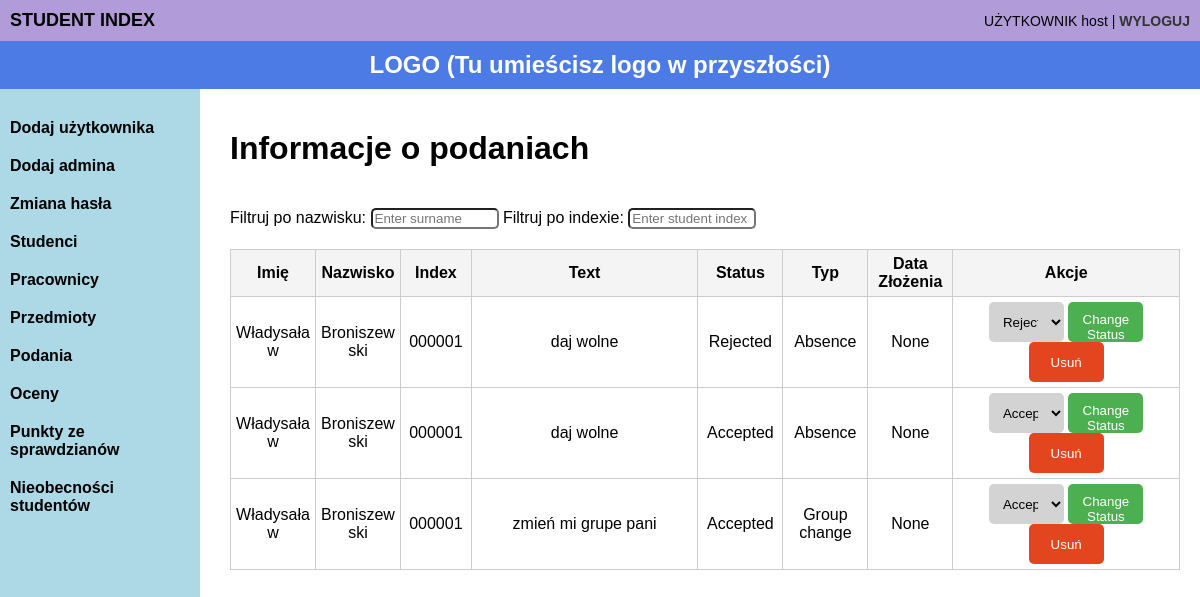
The app's page /admin_dashboard/aplication/ (signed in) with its own data.
### Studentind/models.py (models this page shows, shortened)
class CustomUser(AbstractUser):
    ROLE_CHOICES = (
        ('Student', 'Student'),
        ('Teacher', 'Teacher'),
        ('Admin', 'Admin'),
    )
    role = models.CharField(max_length=10, choices=ROLE_CHOICES, default='student')

class Student(models.Model):
    studentIndex = models.CharField(max_length=6, editable=False, unique=True)
    name = models.CharField(max_length=20)
    surname = models.CharField(max_length=20)
    email = models.CharField(max_length=35)
    pesel = models.CharField(max_length=11, unique = True)
    phone_nr = models.CharField(max_length=9)
    city = models.CharField(max_length = 20)
    street = models.CharField(max_length = 20)
    home_nr = models.CharField(max_length = 4)
    flat_nr = models.CharField(max_length = 7, null = True, blank = True)
    course = models.CharField(max_length = 10, default='IAD')
    year = models.CharField(default='1')

class Aplication(models.Model):
    student = models.ForeignKey(Student, on_delete=models.CASCADE)
    text = models.TextField(max_length=600, default='-')
    date_added = models.DateTimeField()
    STATUS = (
        ('Accepted', 'Accepted'),
        ('In progress', 'In progress'),
        ('Rejected', 'Rejected'),
    )
    TYPE = (
        ('Group change', 'Podanie o zmiane grupy'),
        ('Subject pass', 'Podanie o przepisanie przedmiotu'),
        ('Absence', 'Podanie o urlop zdrowotny'),
        ('Removal', 'Wykreslenie z listy studentów'),
        ('Overall', 'Podanie ogólne'),
    )
    status = models.CharField(max_length=15, choices=STATUS, default='In progress')
    typ = models.CharField(max_length=100, choices=TYPE, default='Overall')

### Studentind/views.py (the view)
# urls.py: path('admin_dashboard/aplication/', aplications_info, name='aplications_info'),
@user_passes_test(check_admin)
def aplications_info(request):
    applications = Aplication.objects.all()
    applications_data = [
        {
            'id': application.id,
            'student_name': application.student.name,
            'student_surname': application.student.surname,
            'studentIndex': application.student.studentIndex,
            'text': application.text,
            'status': application.status,  # Zwraca przyjazną nazwę statusu
            'type': application.typ,      # Zwraca przyjazną nazwę typu
            'date_added': application.date_added,
        }
        for application in applications
    ]
    return render(request, 'application_info.html', {'applications': applications_data})

### Studentind/views.py (called while the page is built)
def check_admin(user):
    return user.is_superuser

### Studentind/templates/application_info.html (shortened to what this page needs)
<!DOCTYPE html>
<html lang="pl">
<head>
</head>
<body>
    <div class="header">
        <h1>STUDENT INDEX</h1>
        <div class="user-info">
            UŻYTKOWNIK
            {{ user.username }} | <a href="/logout">WYLOGUJ</a>
        </div>
    </div>
    <div class="logo-bar">
        <h1>LOGO (Tu umieścisz logo w przyszłości)</h1>
    </div>
   <div class="sidebar" id="sidebar">
        <a href="{% url 'register_user' %}">Dodaj użytkownika</a>
        <a href="{% url 'admins_view' %}">Dodaj admina</a>
        <a href="{% url 'user_list' %}">Zmiana hasła</a>
        <a href="{% url 'students_info' %}">Studenci</a>
        <a href="{% url 'teachers_info' %}">Pracownicy</a>
        <a href="{% url 'subjects_info' %}">Przedmioty</a>
        <a href="{% url 'aplications_info' %}">Podania</a>
        <a href="{% url 'teacher_oceny' %}">Oceny</a>
        <a href="{% url 'teacher_sprawdziany' %}">Punkty ze sprawdzianów</a>
        <a href="{% url 'teacher_obecnosc' %}">Nieobecności studentów</a>
    </div>
    <div class="content">
        <h1>Informacje o podaniach</h1>
        <div>
            <label for="surname">Filtruj po nazwisku:</label>
            <input type="text" id="surname" class="filters" placeholder="Enter surname">
            <label for="index">Filtruj po indexie:</label>
            <input type="text" id="index" class="filters" placeholder="Enter student index">
        </div>
        <table>
            <colgroup>
                <col style="width: 12%;">
                <col style="width: 12%;">
                <col style="width: 10%;">
                <col style="width: 32%;">
                <col style="width: 12%;">
                <col style="width: 12%;">
                <col style="width: 12%;">
                <col style="width: 32%;">
            </colgroup>
            <thead>
                <tr>
                    <th>Imię</th>
                    <th>Nazwisko</th>
                    <th>Index</th>
                    <th>Text</th>
                    <th>Status</th>
                    <th>Typ</th>
                    <th>Data Złożenia</th>
                    <th>Akcje</th>
                </tr>
            </thead>
            <tbody id="applications-table-body">
                {% for application in applications %}
                <tr id="application-{{ application.id }}">
                    <td>{{ application.student_name }}</td>
                    <td>{{ application.student_surname }}</td>
                    <td>{{ application.studentIndex }}</td>
                    <td>{{ application.text }}</td>
                    <td class="status">{{ application.status }}</td>
                    <td>{{ application.type }}</td>
                    <td>{{ application.date_added }}</td>
                    <td>
                        <select class="status-select" data-id="{{ application.id }}">
                            <option value="Accepted" {% if application.status == 'Accepted' %}selected{% endif %}>Accepted</option>
                            <option value="Rejected" {% if application.status == 'Rejected' %}selected{% endif %}>Rejected</option>
                        </select>
                        <button class="change-status" data-id="{{ application.id }}">Change Status</button>
                        <button class="delete-Btn" data-id="{{ application.id }}">Usuń</button>
                    </td>
                </tr>
                {% empty %}
                <tr>
                    <td colspan="8">No applications found.</td>
                </tr>
                {% endfor %}
            </tbody>
        </table>
    </div>
</body>
</html>

### Studentind/templates/application_info.html (style rules this page uses)
body { font-family: Arial, sans-serif; margin: 0; padding: 0; }
.header { background-color: #b19cd9; padding: 10px; display: flex; justify-content: space-between; align-items: center; }
.header h1 { margin: 0; font-size: 18px; font-weight: bold; }
.header .user-info { font-size: 14px; }
.header .user-info a { text-decoration: none; color: #333; font-weight: bold; }
.logo-bar { background-color: #4d7be5; padding: 10px; text-align: center; }
.logo-bar h1 { margin: 0; font-size: 24px; color: #fff; }
.sidebar { background-color: #add8e6; width: 200px; padding-top: 20px; position: relative; height: 100vh; }
.sidebar a { display: block; padding: 10px; text-decoration: none; color: black; font-weight: bold; }
.content { margin-left: 210px; padding: 20px; padding-top: 20px; top: 100px; position: absolute; }
.content h1 { font-size: 32px; font-weight: bold; margin-top: 10px; }
table { width: 100%; border-collapse: collapse; margin-top: 20px; table-layout: fixed; }
th, td { border: 1px solid #ccc; padding: 5px; text-align: center; word-wrap: break-word; }
th { background-color: #f4f4f4; }
.delete-Btn, .status-select, .change-status { display: inline-block; padding: 10px; border: none; text-decoration: none; border-radius: 5px; width: 75px; height: 40px; vertical-align: top; }
.delete-Btn { background-color: #e13409e8; color: white; }
.status-select { background-color: lightgray; }
.change-status { background-color: #4CAF50; color: white; }
.filters { width: 120px; border-radius: 5px; margin-top: 20px; }

### records on screen
CustomUser: username "host"
Student: student_name "Władysaław" "Władysaław" "Władysaław", student_surname "Broniszewski" "Broniszewski" "Broniszewski", studentIndex "000001" "000001" "000001"
Aplication: text "daj wolne", status "Rejected", type "Absence", status "Rejected"
Aplication: text "daj wolne", status "Accepted", type "Absence", status "Accepted"
Aplication: text "zmień mi grupe pani", status "Accepted", type "Group change", status "Accepted"

### other values on screen
{{ application.date_added }} "None" "None" "None"
